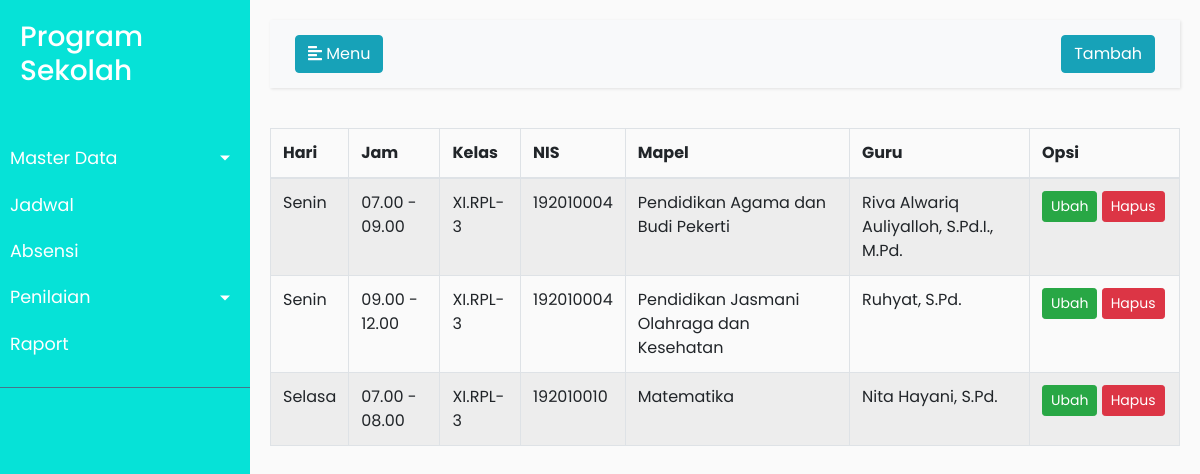
The page /jadwal.php on the database its author committed.
### tables this page shows
CREATE TABLE `jadwal` (
  `id` int(11) NOT NULL,
  `nis` int(11) DEFAULT 0,
  `id_guru` int(11) DEFAULT 0,
  `id_mapel` int(11) DEFAULT 0,
  `hari` varchar(10) DEFAULT '',
  `jam_mulai` varchar(10) DEFAULT '',
  `jam_selesai` varchar(10) DEFAULT ''
);

CREATE TABLE `siswa` (
  `nis` int(11) NOT NULL DEFAULT 0,
  `nama` varchar(255) DEFAULT NULL,
  `kelas` varchar(255) DEFAULT NULL,
  `jeniskelamin` varchar(255) DEFAULT NULL
);

CREATE TABLE `mapel` (
  `Id` int(11) NOT NULL,
  `nama` varchar(255) DEFAULT NULL
);

CREATE TABLE `guru` (
  `Id` int(11) NOT NULL,
  `nama` varchar(255) DEFAULT NULL
);

### jadwal.php (the view, shortened to what this page needs)
<?php include "header.php";?>
        <div id="content">
            <nav class="navbar navbar-expand-lg navbar-light bg-light">
                <div class="container-fluid">
                    <button type="button" id="sidebarCollapse" class="btn btn-info">
                        <i class="fas fa-align-left"></i>
                        <span>Menu</span>
                    </button>
                    <div class="collapse navbar-collapse" id="navbarSupportedContent">
                            <ul class="nav navbar-nav ml-auto">
                                <li class="nav-item">
                                    <a class="btn btn-info" href="tambahjadwal.php">Tambah</a>
                                </li>
                            </ul>
                        </div>
                </div>
            </nav>
            <?php include "koneksimysql.php";?>
            <table id="example" class="table table-striped table-bordered" style="width:100%">
                    <thead>
                        <tr>
                            <th>Hari</th>
                            <th>Jam</th>
                            <th>Kelas</th>
                            <th>NIS</th>
                            <th>Mapel</th>
                            <th>Guru</th>
                            <th width="150px">Opsi</th>
                        </tr>
                    </thead>
                    <tbody>
                        <?php
                            $sql=$conn->query("select j.*,s.*,g.nama as namaguru,m.nama as namamapel
                            from jadwal j
                            join siswa s on s.nis=j.nis
                            join guru g on g.id=j.id_guru
                            join mapel m on m.id=j.id_mapel");
                            while($rs=$sql->fetch_object()){
                        ?>
                            <tr>
                                <td><?php echo $rs->hari;?></td>
                                <td><?php echo $rs->jam_mulai;?>
                                -    <?php echo $rs->jam_selesai;?></td>
                                <td><?php echo $rs->kelas;?></td>
                                <td><?php echo $rs->nis;?></td>
                                <td><?php echo $rs->namamapel;?></td>
                                <td><?php echo $rs->namaguru;?></td>
                                <td><a class="btn btn-success btn-sm" href="tambahjadwal.php?id=<?php echo $rs->id;?>">Ubah</a>
                                <a class="btn btn-danger btn-sm" onclick="return confirm('Apakah anda yakin ingin menghapus data ini ?');" href="hapusjadwal.php?id=<?php echo $rs->id;?>">Hapus</td>
                            </tr>
                        <?php
                            }
                        ?>
                    </tbody>
            </table>
        </div>
    </div>
    <?php include "footer.php";?>

### header.php (shortened to what this page needs)
<!DOCTYPE html>
<html>
<head>
    <link rel="stylesheet" href="https://stackpath.bootstrapcdn.com/bootstrap/4.1.0/css/bootstrap.min.css">
    <link rel="stylesheet" href="https://cdnjs.cloudflare.com/ajax/libs/twitter-bootstrap/4.5.2/css/bootstrap.css">
    <link rel="stylesheet" href="https://cdn.datatables.net/1.10.24/css/dataTables.bootstrap4.min.css">
    <link rel="stylesheet" href="style.css">
</head>
<body>
    <div class="wrapper">
        <nav id="sidebar" style="background: rgb(6, 226, 215);">
            <div class="sidebar-header" style="background: rgb(6, 226, 215);">
                <h3>Program Sekolah</h3>
            </div>
            <ul class="list-unstyled components">
                <li class="active">
                    <a href="#masterdata" data-toggle="collapse" aria-expanded="false" class="dropdown-toggle" style="background: rgb(6, 226, 215);">Master Data</a>
                </li>
                <li>
                    <a href="jadwal.php">Jadwal</a>
                </li>
                <li>
                    <a href="absensi.php">Absensi</a>
                </li>
                <li>
                    <a href="#pageSubmenu" data-toggle="collapse" aria-expanded="false" class="dropdown-toggle" style="background: rgb(6, 226, 215);">Penilaian</a>
                </li>
                <li>
                    <a href="raport.php">Raport</a>
                </li>
            </ul>
        </nav>

### footer.php (shortened to what this page needs)
</body>
</html>

### style.css (style rules this page uses)
body { font-family: 'Poppins', sans-serif; background: #fafafa; }
a, a:hover, a:focus { color: inherit; text-decoration: none; transition: all 0.3s; }
.navbar { padding: 15px 10px; background: #fff; border: none; border-radius: 0; margin-bottom: 40px; box-shadow: 1px 1px 3px rgba(0, 0, 0, 0.1); }
.wrapper { display: flex; width: 100%; align-items: stretch; }
#sidebar { min-width: 250px; max-width: 250px; background: #7386D5; color: #fff; transition: all 0.3s; }
#sidebar .sidebar-header { padding: 20px; background: #6d7fcc; }
#sidebar ul.components { padding: 20px 0; border-bottom: 1px solid #47748b; }
#sidebar ul li a { padding: 10px; font-size: 1.1em; display: block; }
#sidebar ul li.active>a, a[aria-expanded="true"] { color: #fff; background: #6d7fcc; }
a[data-toggle="collapse"] { position: relative; }
.dropdown-toggle::after { display: block; position: absolute; top: 50%; right: 20px; transform: translateY(-50%); }
#content { width: 100%; padding: 20px; min-height: 100vh; transition: all 0.3s; }

### rows shown on the page
jadwal: hari "Senin", jam_mulai "07.00", jam_selesai "09.00", siswa.kelas "XI.RPL-3", siswa.nis "192010004", id_mapel.nama "Pendidikan Agama dan Budi Pekerti", id_guru.nama "Riva Alwariq Auliyalloh, S.Pd.I., M.Pd."
jadwal: hari "Senin", jam_mulai "09.00", jam_selesai "12.00", siswa.kelas "XI.RPL-3", siswa.nis "192010004", id_mapel.nama "Pendidikan Jasmani Olahraga dan Kesehatan", id_guru.nama "Ruhyat, S.Pd."
jadwal: hari "Selasa", jam_mulai "07.00", jam_selesai "08.00", siswa.kelas "XI.RPL-3", siswa.nis "192010010", id_mapel.nama "Matematika", id_guru.nama "Nita Hayani, S.Pd."
